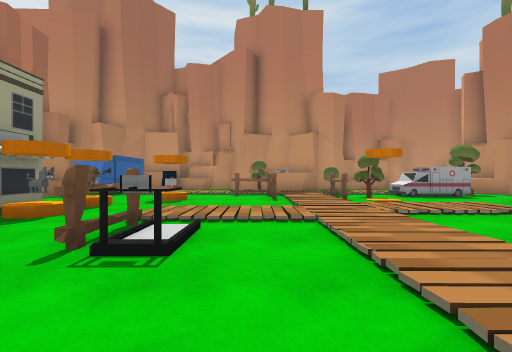
view 1 (above)

16 first-person views from a walk through a scene from a Unity 3-D project. The camera is 1.2 m above the floor, looks level and sees 90° across. The floor is counted in squares, 1.89 m on a side. Each view is taken from the middle of a square. On the plan, view 1 faces up. The plan holds only what a view shows up to about 9 squares ahead; the rest is blank. The place goes on beyond the plan. The player character is not drawn. Some surface patterns are stand-ins.

view 2
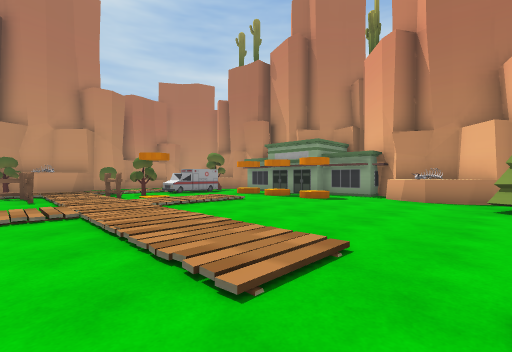

view 3
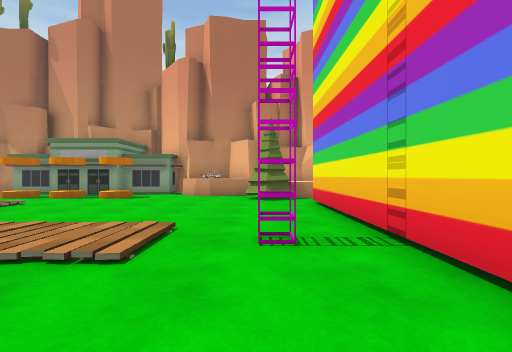

view 4
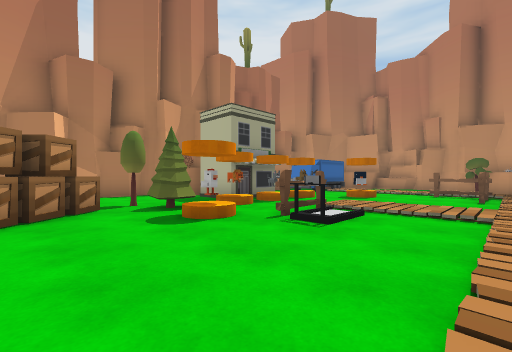

view 5
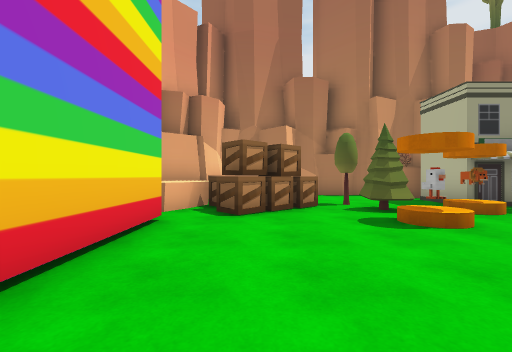

view 6
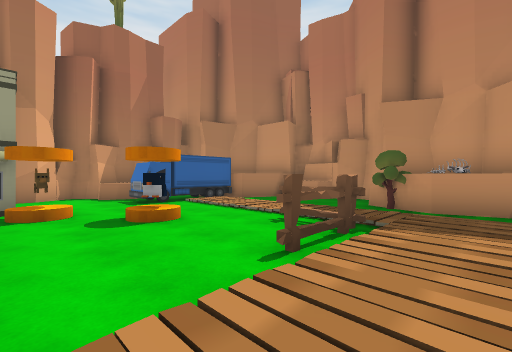

view 7
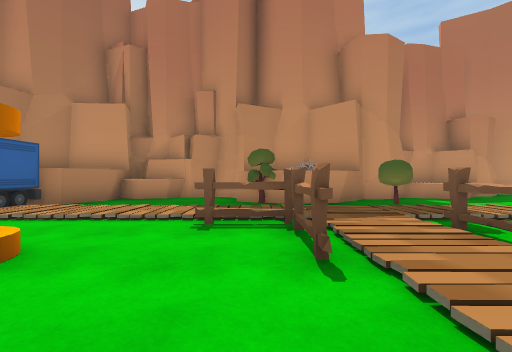

view 8
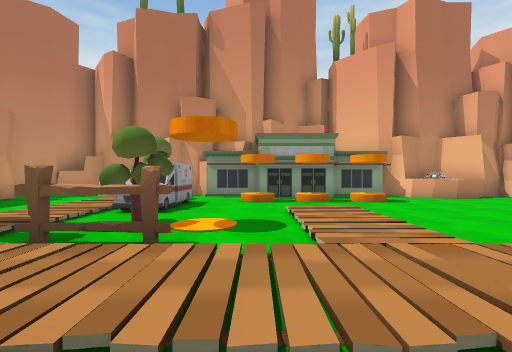

view 9
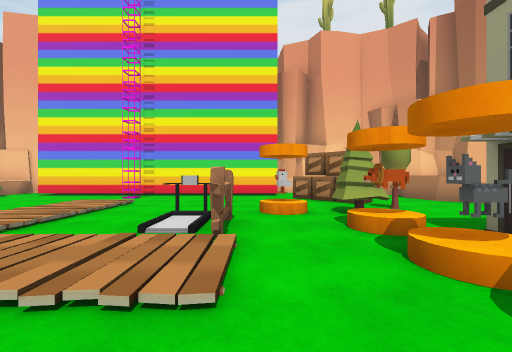

view 10
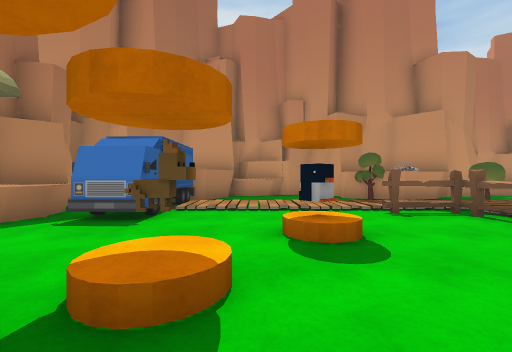

view 11
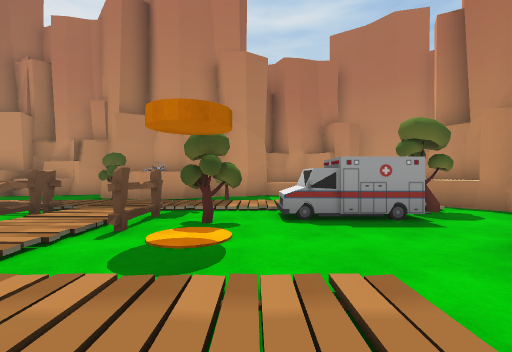

view 12
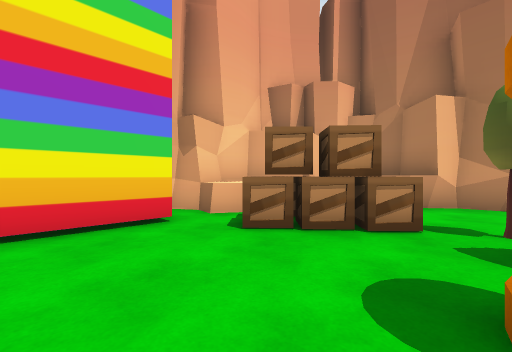

view 13
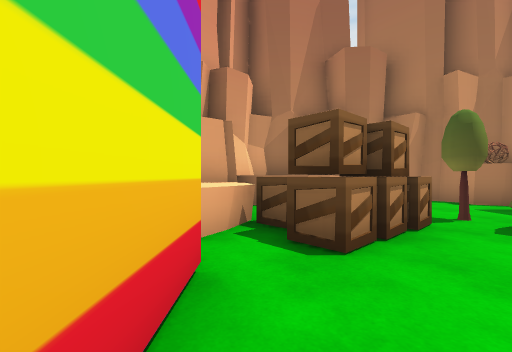

view 14
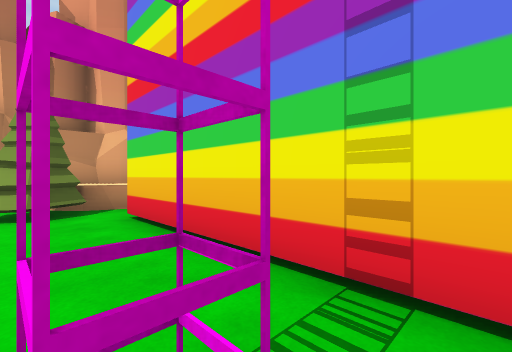

view 15
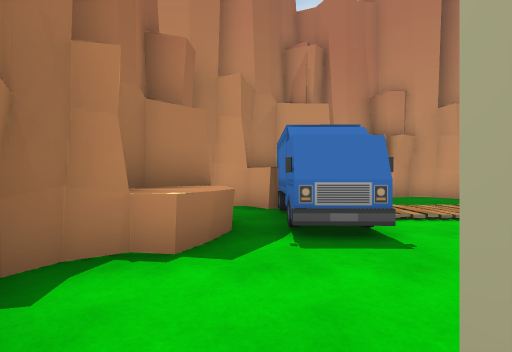

view 16
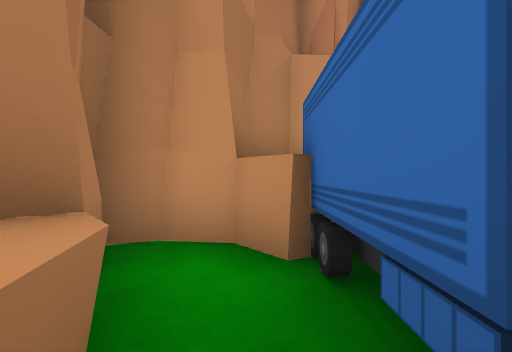

### Floor plan
Key: @ floor where view 1 was taken; # wall or solid block; . main floor; : floor 0.25 m higher than the main floor; / step, stairs or slope; ^ raised ledge; T tree; F fence; B bones; A box.
Columns run from 8 left of view 1 to 9 right of it. Each row starts with its distance up from view 1.
 14              #####
 13    ##########^##.#
 12   # ^^..^ ##..^..#
 11 ##^^^...TB^#....^#
 10 #.##............^#
  9 ##.#::.::..::.:T^#
  8 #^.#....FFFT.##..#
  7 #^....#..FFT....##
  6 #...//...::...//#
  5 ##.##/...::::.//#
  4  #.##/.::::..../#
  3 ##..#/F..::...//#
  2 #...T/F#.::.....##
  1 #..TT//..::.....##
  0 ##..A...@::....^^#
 -1 #^..AA....#...TT#
 -2 #^.AA.........TT#
 -3  ##^^.########^^#
 -4   #####

Where each view was taken, in squares from view 1:
view 1: 0 up, 0 right, facing up
view 2: 1 down, 0 right, facing up-right
view 3: 1 down, 1 left, facing right
view 4: 1 down, 1 right, facing up-left
view 5: 1 down, 1 right, facing left
view 6: 5 up, 2 right, facing up-left
view 7: 5 up, 0 right, facing up
view 8: 6 up, 0 right, facing right
view 9: 6 up, 2 left, facing down
view 10: 4 up, 3 left, facing up
view 11: 4 up, 4 right, facing up
view 12: 1 up, 1 left, facing down-left
view 13: 2 down, 1 left, facing left
view 14: 1 down, 1 right, facing down-right
view 15: 5 up, 6 left, facing up
view 16: 8 up, 6 left, facing up
